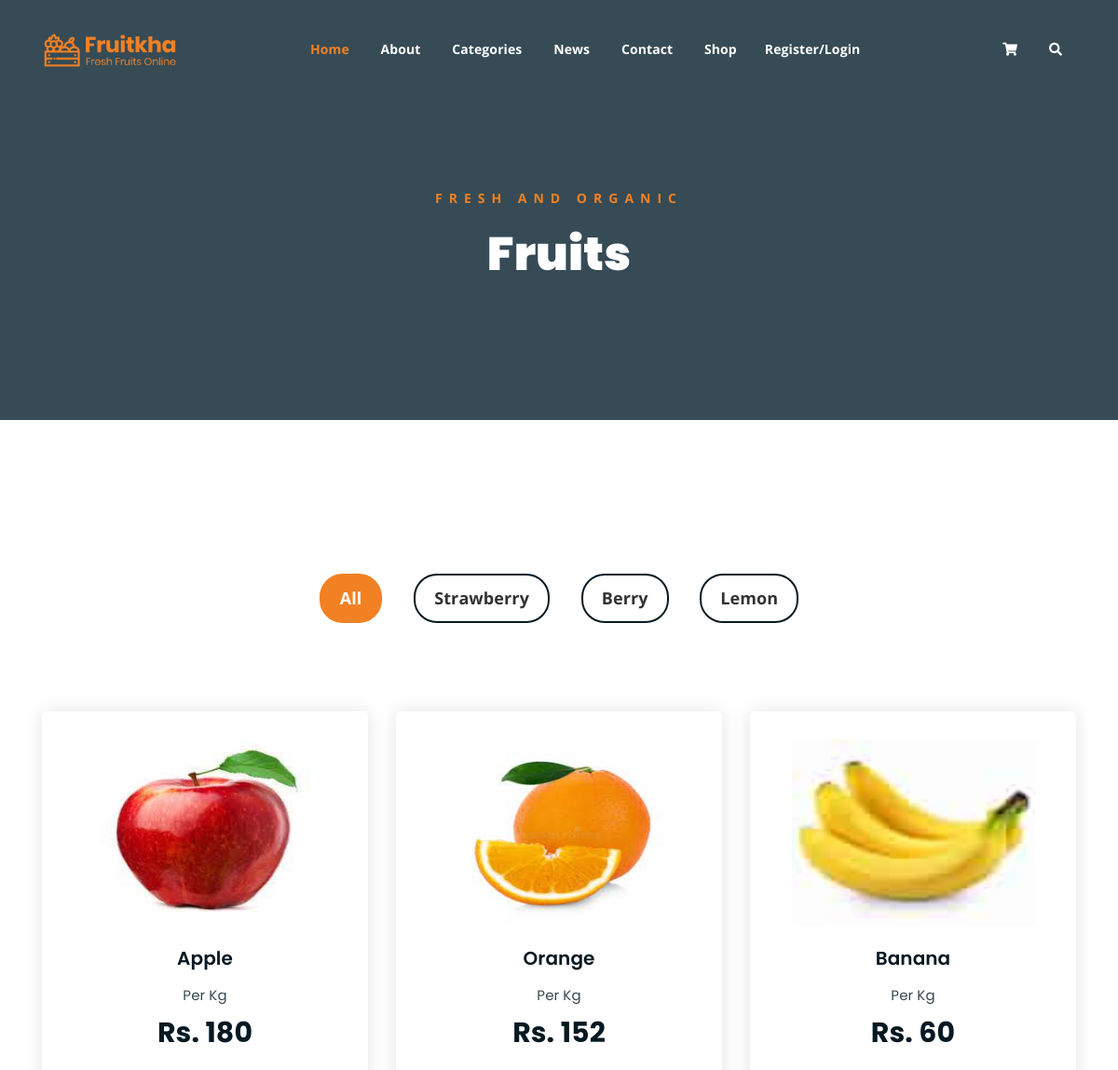
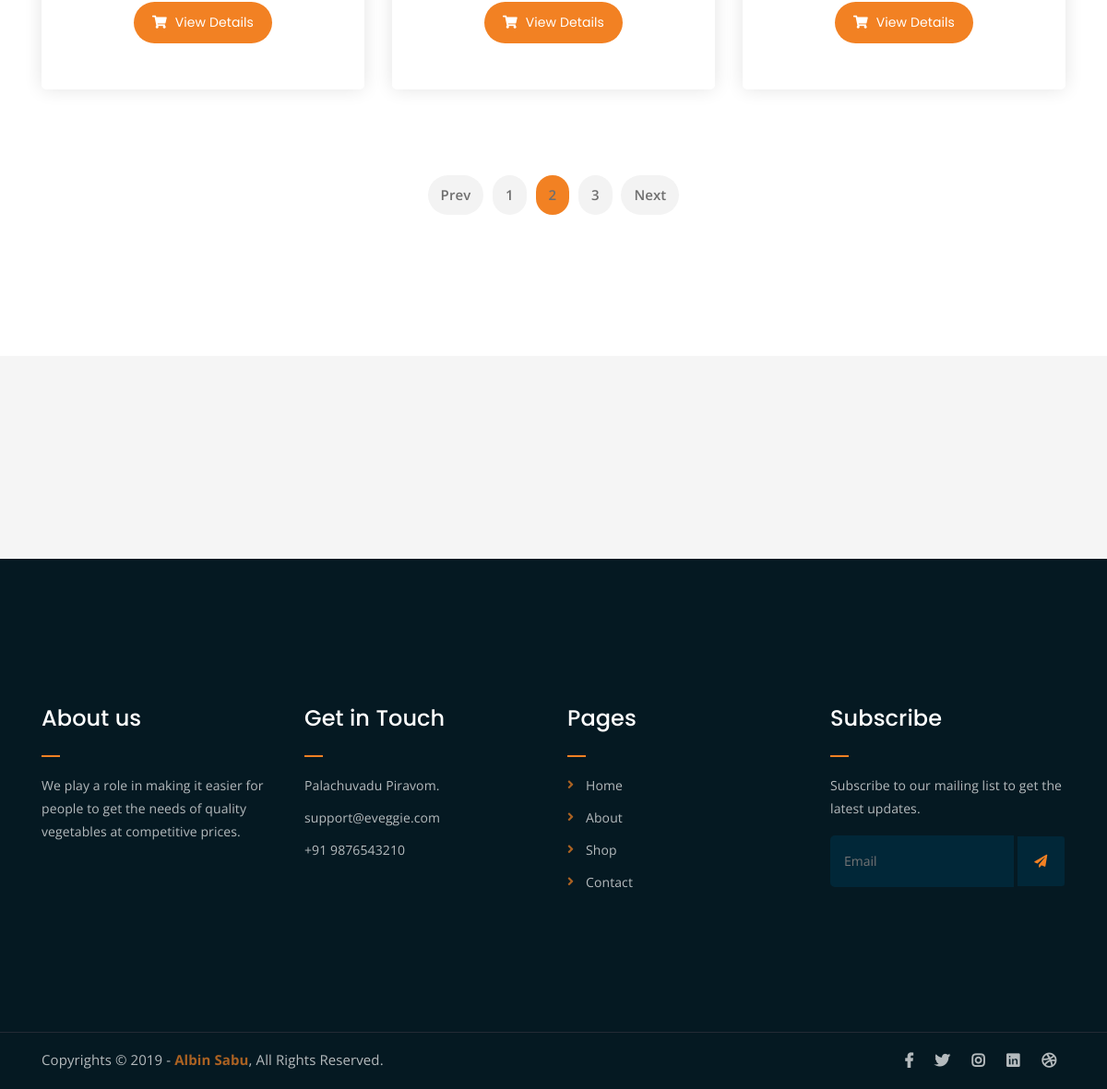
Page /filtered_page/Fruits/ on the committed database (2 pictures, top to bottom).
### Backend/models.py (models this page shows)
class categorydb(models.Model):
    Cname = models.CharField(max_length=50, null=True, blank=True)
    Des = models.CharField(max_length=50, null=True, blank=True)
    Image = models.ImageField(upload_to="Product_Images", null=True, blank=True)

class productdb(models.Model):
    Category = models.CharField(max_length=50, null=True, blank=True)
    Pname = models.CharField(max_length=50, null=True, blank=True)
    Description = models.CharField(max_length=50, null=True, blank=True)
    Price = models.IntegerField(null=True, blank=True)
    Pimage = models.ImageField(upload_to="P_Images", null=True, blank=True)

### Webapp/views.py (the view)
# urls.py: path('filtered_page/<cat_name>/', views.filtered_page, name="filtered_page"),
def filtered_page(request, cat_name):
    data = productdb.objects.filter(Category=cat_name)
    cat = categorydb.objects.filter(Cname=cat_name)
    return render(request, "products_filtered.html", {'data': data, 'cat': cat})

### Webapp/templates/products_filtered.html (shortened to what this page needs)
<!DOCTYPE html>
{% load static %}
<html lang="en">
<head>
	<link rel="stylesheet" href="{% static 'myfolder/css/all.min.css' %}">
	<link rel="stylesheet" href="{% static 'myfolder/bootstrap/css/bootstrap.min.css' %}">
	<link rel="stylesheet" href="{% static 'myfolder/css/owl.carousel.css' %}">
	<link rel="stylesheet" href="{% static 'myfolder/css/magnific-popup.css' %}">
	<link rel="stylesheet" href="{% static 'myfolder/css/animate.css' %}">
	<link rel="stylesheet" href="{% static 'myfolder/css/meanmenu.min.css' %}">
	<link rel="stylesheet" href="{% static 'myfolder/css/main.css' %}">
	<link rel="stylesheet" href="{% static 'myfolder/css/responsive.css' %}">
</head>
<body>
	<div class="top-header-area" id="sticker">
		<div class="container">
			<div class="row">
				<div class="col-lg-12 col-sm-12 text-center">
					<div class="main-menu-wrap">
						<div class="site-logo">
							<a href="index.html">
								<img src="{% static 'myfolder/img/logo.png' %}" alt="">
							</a>
						</div>
						<nav class="main-menu">
							<ul>
								<li class="current-list-item"><a href="{% url 'home' %}">Home</a>
								</li>
								<li><a href="{% url 'about_page' %}">About</a></li>
								<li><a href="#">Categories</a>
								</li>
								<li><a href="#">News</a>
								</li>
								<li><a href="{% url 'contact_page' %}">Contact</a></li>
								<li><a href="{% url 'product_page' %}">Shop</a>
								{% if request.session.Uname %}
								<li><a href="{% url 'user_out' %}">Welcome {{request.session.Uname}}/Logout</a>
								{% else %}
								<li><a href="{% url 'register_page' %}">Register/Login</a>
								{% endif %}
								</li>
								<li>
									<div class="header-icons">
										<a class="shopping-cart" href="{% url 'disp_cart' %}"><i class="fas fa-shopping-cart"></i></a>
										<a class="mobile-hide search-bar-icon" href="#"><i class="fas fa-search"></i></a>
									</div>
								</li>
							</ul>
						</nav>
					</div>
				</div>
			</div>
		</div>
	</div>
	<div class="breadcrumb-section breadcrumb-bg">
		<div class="container">
			<div class="row">
				<div class="col-lg-8 offset-lg-2 text-center">
					<div class="breadcrumb-text">
						<p>Fresh and Organic</p>
						{% for i in cat %}
						<h1>{{i.Cname}}</h1>
						{% endfor %}
					</div>
				</div>
			</div>
		</div>
	</div>
	<div class="product-section mt-150 mb-150">
		<div class="container">
			<div class="row">
                <div class="col-md-12">
                    <div class="product-filters">
                        <ul>
                            <li class="active" data-filter="*">All</li>
                            <li data-filter=".strawberry">Strawberry</li>
                            <li data-filter=".berry">Berry</li>
                            <li data-filter=".lemon">Lemon</li>
                        </ul>
                    </div>
                </div>
            </div>
			<div class="row product-lists">
				{% for i in data %}
				<div class="col-lg-4 col-md-6 text-center strawberry">
					<div class="single-product-item">
						<div class="product-image">
							<a href="single-product.html"><img src="{{i.Pimage.url}}" alt="" height="200px"></a>
						</div>
						<h3>{{i.Pname}}</h3>
						<p class="product-price"><span>Per Kg</span>Rs. {{i.Price}}</p>
						<a href="{% url 'single_page' pid=i.id %}" class="cart-btn"><i class="fas fa-shopping-cart"></i> View Details </a>
					</div>
				</div>
				{% endfor %}
			</div>
			<div class="row" style="margin-top:20px;">
				<div class="col-lg-12 text-center">
					<div class="pagination-wrap">
						<ul>
							<li><a href="#">Prev</a></li>
							<li><a href="#">1</a></li>
							<li><a class="active" href="#">2</a></li>
							<li><a href="#">3</a></li>
							<li><a href="#">Next</a></li>
						</ul>
					</div>
				</div>
			</div>
		</div>
	</div>
	<div class="logo-carousel-section">
		<div class="container">
			<div class="row">
				<div class="col-lg-12">
					<div class="logo-carousel-inner">
						<div class="single-logo-item">
							<img src="{% static 'myfolder/img/company-logos/1.png' %}" alt="">
						</div>
						<div class="single-logo-item">
							<img src="{% static 'myfolder/img/company-logos/2.png' %}" alt="">
						</div>
						<div class="single-logo-item">
							<img src="{% static 'myfolder/img/company-logos/3.png' %}" alt="">
						</div>
						<div class="single-logo-item">
							<img src="{% static 'myfolder/img/company-logos/4.png' %}" alt="">
						</div>
					</div>
				</div>
			</div>
		</div>
	</div>
	<div class="footer-area">
		<div class="container">
			<div class="row">
				<div class="col-lg-3 col-md-6">
					<div class="footer-box about-widget">
						<h2 class="widget-title">About us</h2>
						<p>We play a role in making it easier for people to get the needs of quality vegetables at competitive prices.</p>
					</div>
				</div>
				<div class="col-lg-3 col-md-6">
					<div class="footer-box get-in-touch">
						<h2 class="widget-title">Get in Touch</h2>
						<ul>
							<li>Palachuvadu Piravom.</li>
							<li>support@eveggie.com</li>
							<li>+91 9876543210</li>
						</ul>
					</div>
				</div>
				<div class="col-lg-3 col-md-6">
					<div class="footer-box pages">
						<h2 class="widget-title">Pages</h2>
						<ul>
							<li><a href="{% url 'home' %}">Home</a></li>
							<li><a href="{% url 'about_page' %}">About</a></li>
							<li><a href="{% url 'product_page' %}">Shop</a></li>
							<li><a href="{% url 'contact_page' %}">Contact</a></li>
						</ul>
					</div>
				</div>
				<div class="col-lg-3 col-md-6">
					<div class="footer-box subscribe">
						<h2 class="widget-title">Subscribe</h2>
						<p>Subscribe to our mailing list to get the latest updates.</p>
						<form action="#">
							<input type="email" placeholder="Email">
							<button type="submit"><i class="fas fa-paper-plane"></i></button>
						</form>
					</div>
				</div>
			</div>
		</div>
	</div>
	<div class="copyright">
		<div class="container">
			<div class="row">
				<div class="col-lg-6 col-md-12">
					<p>Copyrights &copy; 2019 - <a href="#">Albin Sabu</a>,  All Rights Reserved.<br>
					</p>
				</div>
				<div class="col-lg-6 text-right col-md-12">
					<div class="social-icons">
						<ul>
							<li><a href="#" target="_blank"><i class="fab fa-facebook-f"></i></a></li>
							<li><a href="#" target="_blank"><i class="fab fa-twitter"></i></a></li>
							<li><a href="#" target="_blank"><i class="fab fa-instagram"></i></a></li>
							<li><a href="#" target="_blank"><i class="fab fa-linkedin"></i></a></li>
							<li><a href="#" target="_blank"><i class="fab fa-dribbble"></i></a></li>
						</ul>
					</div>
				</div>
			</div>
		</div>
	</div>
</body>
</html>

### rows in the picture
categorydb: Cname "Fruits"
productdb: Pimage (picture), Pname "Apple", Price "180"
productdb: Pimage (picture), Pname "Orange", Price "152"
productdb: Pimage (picture), Pname "Banana", Price "60"
